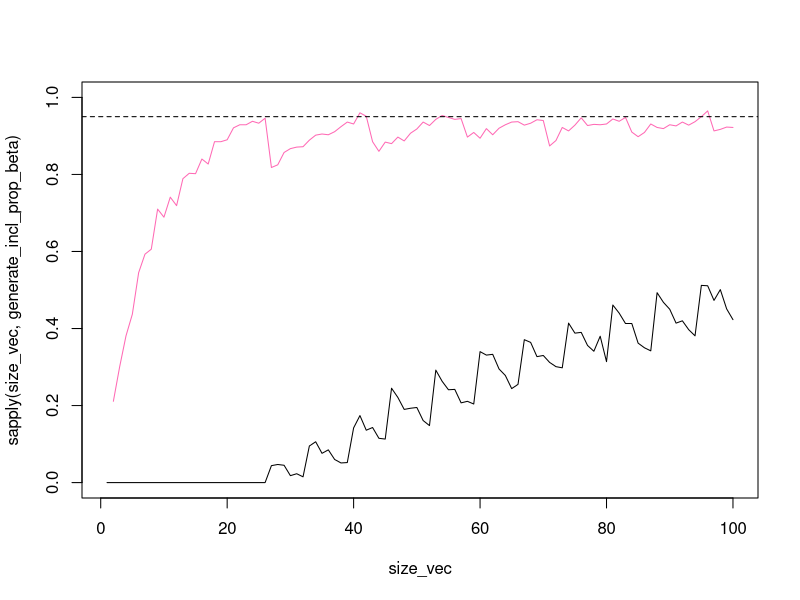

The R script that drew this image: (Note: this script raises an error after producing the figure.)
## ---- chunk 1
get_ci = function(s, confidence = 0.95, pop_mean) {
  smpl_mean = mean(s)
  smpl_var = var(s)
  sd_error = sqrt(smpl_var / length(s))
  alpha = 1 - confidence
  u_bound = sd_error * qnorm(1 - alpha / 2) + smpl_mean
  l_bound = sd_error * qnorm(alpha / 2) + smpl_mean
  includes_mean = pop_mean >= l_bound && pop_mean <= u_bound
  c(l_bound, u_bound, includes_mean, sd_error)
}

get_ci_alternative = function(s, confidence = 0.95, pop_mean) {
  n = length(s)
  alpha = sum(s) + 10
  beta = n - sum(s) + 10

  type2 = 1 - confidence
  u_bound = qbeta(1-type2/2, alpha, beta)
  l_bound = qbeta(type2/2, alpha, beta)

  includes_mean = pop_mean >= l_bound && pop_mean <= u_bound
  c(l_bound, u_bound, includes_mean)
}


#Prior: Beta(1, 1)
#Posterior: Beta(1 + successes, 1 + failures)

get_ci_alternative_hdi = function(s, confidence = 0.95, pop_mean) {
  n = length(s)
  alpha = sum(s) + 1
  beta = n - alpha + 9

  o = hdi(rbeta(10000, alpha, beta), credMass=confidence)
  l_bound = o['lower']
  u_bound = o['upper']

  includes_mean = pop_mean >= l_bound && pop_mean <= u_bound
  c(l_bound, u_bound, includes_mean)
}
## ---- chunk 2
generate_incl_prop_beta = function(sample_size){
  res = sapply(1:1000, function(i) {
    r = get_ci_alternative(rbinom(sample_size, 1, 1/9), pop_mean = 1/9)
    r[3]
  })
  return(mean(res))
}

generate_incl_prop_normal_appr = function(sample_size){
  res = sapply(1:1000, function(i) {
    r = get_ci(rbinom(sample_size, 1, 1/9), pop_mean = 1/9)
    r[3]
  })
  return(mean(res))
}

size_vec = 1:100
plot(size_vec, sapply(size_vec, generate_incl_prop_beta), type="l", ylim=c(0,1))
lines(size_vec, sapply(size_vec, generate_incl_prop_normal_appr), col="hotpink")
abline(h=0.95, lty=2)

## ---- chunk 3
set.seed(42)
sample_size = 1000
pop_mean = 8
one_sample = rpois(sample_size, pop_mean)
sample_mean = mean(one_sample)
bounds = get_ci(one_sample, confidence = 0.95, pop_mean = pop_mean)

draw_ci = function (df) {
  ggplot(df) +
    geom_errorbarh(aes(xmin=lbound, xmax=ubound, y=y, col=includes_pop_bounds)) +
    geom_point(aes(y=y,x=sample_mean), size=3, color='red') + 
    xlab("") + 
    ylab("") + theme_bw() +
    theme(
      axis.ticks.y = element_blank(), 
      axis.text.y = element_blank(), 
      plot.title = element_text(hjust = 0.5),
      legend.position = 'none'
    )
}

p1 = tibble_row(
  lbound=bounds[1], 
  ubound=bounds[2], 
  mean=sample_mean, 
  y=0,
  includes_pop_bounds=1
) %>% draw_ci() + 
  xlim(7.6, 8.25) + ylim(-2, 2) +
  ggtitle("Just a simple 95% confidence interval of a population mean based on a single sample")

ggsave("single_conf_interval.png", p1, width=500, height=200, units='px')
p1

## ---- chunk 4

set.seed(42)
sample_size = 100000
cis = lapply(1:100, function(i) {
  smpl = rpois(sample_size, pop_mean)
  smpl_mean = mean(smpl)
  bounds = get_ci(smpl, confidence = 0.95, pop_mean = pop_mean)
  c(y=i, 
    sample_mean=smpl_mean, 
    lbound=bounds[1], 
    ubound=bounds[2], 
    includes_pop_bounds=bounds[3],
    sd_error = bounds[4]
  )
})

samples100 = do.call(bind_rows, cis)

p2 = samples100 %>% draw_ci() +
  geom_vline(xintercept=pop_mean, color='red', linetype='dashed') +
  ggtitle("Realizations of a 95% confidence interval of a population mean from 100 samples")

ggsave("100_realizations.png", p2, width = 500, height=1000, units='px', dpi=72)
p2

## ---- chunk 5


p3_base = samples100 %>% slice(1,1) %>% draw_ci()


row = samples100 %>% slice(1,0)

densities = lapply(seq(row[['lbound']],row[['ubound']],0.001), function(i) {
  c(x=i, y= dnorm(i, mean=row[['sample_mean']], sd=row[['sd_error']]))
})

d_tibble = do.call(bind_rows, densities)


p3 = p3_base + 
  geom_ribbon(
    aes(x=x, ymax=row[['y']] + y*0.05), 
    data=d_tibble, 
    alpha=0.2, 
    fill='red', 
    ymin=row[['y']]
  ) +
  #ylab('"Likelihood" of observing the population parameter') + 
  #ggtitle("How I (used to) think of confidence intervals") + 
  geom_curve(
  aes(x = 8.02, y = 2, xend = 8.01, yend = 1.8),
  arrow = arrow(
    length = unit(0.03, "npc"), 
    type="closed" 
    ),
  colour = "red",
  size = 0.8,
  angle = 30 # Anything other than 90 or 0 can look unusual
) +
  annotate(
    "text", 
    x=8.02, 
    y=1.85, 
    label='overall probability to observe \n population parameter = 0.95', 
    size=4
  ) +
  geom_curve(
    aes(x = 7.99, y = 3, xend = 8.00, yend = 3.2),
    arrow = arrow(
    length = unit(0.03, "npc"), 
    type="closed" 
    ),
    colour = "red",
    size = 0.8,
    angle = 30 # Anything other than 90 or 0 can look unusual
  ) +
  annotate(
    "text", 
    x=7.99, 
    y=3.18, 
    label='high(er) likelihood \n of population parameter', 
    size=4
  ) +
  geom_curve(
    aes(x = 7.98, y = 1.6, xend = 7.985, yend = 1.45),
    arrow = arrow(
    length = unit(0.03, "npc"), 
    type="closed" 
    ),
    colour = "red",
    size = 0.8,
    angle = 30 # Anything other than 90 or 0 can look unusual
  ) +
  annotate(
    "text", 
    x=7.98, 
    y=1.75, 
    label='low(er) likelihood \n of population parameter', 
    size=4
  ) +
  xlim(7.975, 8.025)


ggsave("wrong-way-to-think-about-ci.png", p3, width = 2000, height=1000, units='px', dpi=200)
p3

## ---- chunk 6

qnts = tibble(
  qnts = qnorm(seq(0,1, 0.025), mean=row[['sample_mean']], sd=row[['sd_error']])
)


p4 = p3_base + geom_ribbon(
    aes(x=x, ymax=row[['y']] + y*0.05), 
    data=d_tibble, 
    alpha=0.2, 
    fill='red', 
    ymin=row[['y']]
  ) +
  geom_point(aes(x=qnts), data=qnts, y=row[['y']]) +
  geom_curve(
    aes(x = 7.99, y = 0.7, xend = 7.995, yend = 0.98),
    arrow = arrow(
    length = unit(0.03, "npc"), 
    type="closed" 
    ),
    colour = "red",
    size = 0.8,
    angle = 60 # Anything other than 90 or 0 can look unusual
  ) +
  annotate(
    "text", 
    x=7.99, 
    y=0.85, 
    label='Position \n of quantiles', 
    size=4
  ) 

ggsave("quantile-positions.png", p4, width = 2000, height=1000, units='px', dpi=200)
p4
## ---- chunk 7

smp_size = 1000 #sample size
pop_mean = 8 #population mean
alpha = 0.05 #significance level for CI's
set.seed(42)

samples = lapply(1:10000, function(i) {
  smpl = rpois(smp_size, pop_mean) #draw from Poisson distribution
  smpl_mean = mean(smpl) #compute sample mean
  smpl_var = var(smpl) #compute sample variance
  sd_error = sqrt(smpl_var / smp_size) #compute st. error of sampling distribution
  u_bound = sd_error * qnorm(1 - alpha / 2) + smpl_mean #get CI lower bound
  l_bound = sd_error * qnorm(alpha / 2) + smpl_mean #get CI upper bound
  W1 = (pop_mean - l_bound) / (u_bound - l_bound) #first distance definition
  W2 = pnorm(pop_mean, mean = smpl_mean, sd = sd_error) #second distance definition
  
  #some additional metrics
  
  #p-value of observing the sample mean greater than population mean
  pval = t.test(smpl, mu=pop_mean, alternative="greater")$p.value 
  #p-value of observing the sample mean greater than population mean + 0.1
  pval1 = t.test(smpl, mu=pop_mean + 0.1, alternative="greater")$p.value
  #p-value of observing the sample mean greater than population mean - 0.1
  pval2 = t.test(smpl, mu=pop_mean - 0.1, alternative="greater")$p.value
  
  #densities drawn from sampling distribution for plotting purposes
  x_range = seq(smpl_mean - 4, smpl_mean + 4, 0.01)
  densities = dnorm(x_range, mean = smpl_mean, sd = sd_error)
  
  tibble(
    i = i, 
    x = x_range, 
    densities = densities,
    mean = smpl_mean,
    W1 = W1,
    W2 = W2,
    dist_in_means = pop_mean - smpl_mean,
    pval = pval,
    pval1 = pval1,
    pval2 = pval2,
  )
})

df = bind_rows(samples)

p5 = df %>% 
  filter(i < 20) %>% 
  mutate(i = as.factor(i)) %>% #filter(x > 8 & x < 9) %>% 
  ggplot(aes(x=x, y=i, height=densities)) + geom_density_ridges(stat='identity') +
  xlim(7,9) + geom_vline(xintercept = 8, color='red', size=1, linetype='dashed')
  

ggsave("ridge-plots.png", p5, width = 2000, height=1000, units='px', dpi=100)
## ---- chunk 8
summaries = df %>% dplyr::select(-densities, -x) %>% group_by(i) %>%
  summarize_all(first)

p6 = summaries %>% 
  ggplot(aes(x=dist_in_means)) + 
  geom_histogram(aes(y = ..density..), binwidth=0.005) +
  geom_density(color="red") +
  theme_bw() + 
  xlab("Sample mean - Population mean") +
  ylab("") +
  ggtitle("Distribution of distance between sample mean and population mean")


p6

ggsave("mean-to-pop-mean.png", p6, width = 1000, height=500, units='px', dpi=100)

## ---- chunk 9
p7 = summaries %>% 
  ggplot(aes(x=W1)) + 
  geom_histogram(aes(y = ..density..), binwidth=0.05) +
  geom_density(color="red") +
  theme_bw() + 
  xlab("W1") +
  ylab("") +
  ggtitle("Distribution of W1 distance metric")


p7

ggsave("W1-dist.png", p7, width = 1000, height=500, units='px', dpi=100)
## ---- chunk 10
p8 = summaries %>% 
  ggplot(aes(x=W2)) + 
  geom_histogram(aes(y = ..density..), binwidth=0.01) +
  #geom_density(color="red") +
  theme_bw() + 
  xlab("W2") +
  ylab("") +
  ggtitle("Distribution of W2 distance metric")


p8

ggsave("W2-dist.png", p8, width = 1000, height=500, units='px', dpi=100)
## ---- chunk 11

in_b = sapply(1:100, function(i) {
  smp_size = 100
  #smpl = sample(population, smp_size, replace = T)
  smpl = rpois(smp_size, pop_mean)
  smpl_mean = mean(smpl)
  smpl_var = var(smpl)
  sd_error = sqrt(smpl_var / smp_size)
  #sd_error = sqrt(true_population_var / smp_size)
  u_bound = sd_error * qnorm(0.995) + smpl_mean
  l_bound = sd_error * qnorm(0.005) + smpl_mean
  is_in_bounds = (pop_mean >= l_bound) && (pop_mean <= u_bound)
  if (is_in_bounds) {
    q_true = pnorm(pop_mean, smpl_mean, sd_error)  
  } else {
    q_true = NA
  }
  
  smpl_mean
  #(smpl_mean - pop_mean) / sd_error
  #l_bound
})

in_b %>% hist()


## ---- chunk 12
tibble(y=pnorm(seq(-5,5,0.01)), x=seq(-5,5,0.01)) %>% 
  ggplot() + geom_line(aes(x=x,y=y))
## ---- chunk 13
population = rpois(10000, pop_mean)
population_mean = mean(population)
population_square_mean = mean(population^2)
true_population_var = population_square_mean - (population_mean)^2
